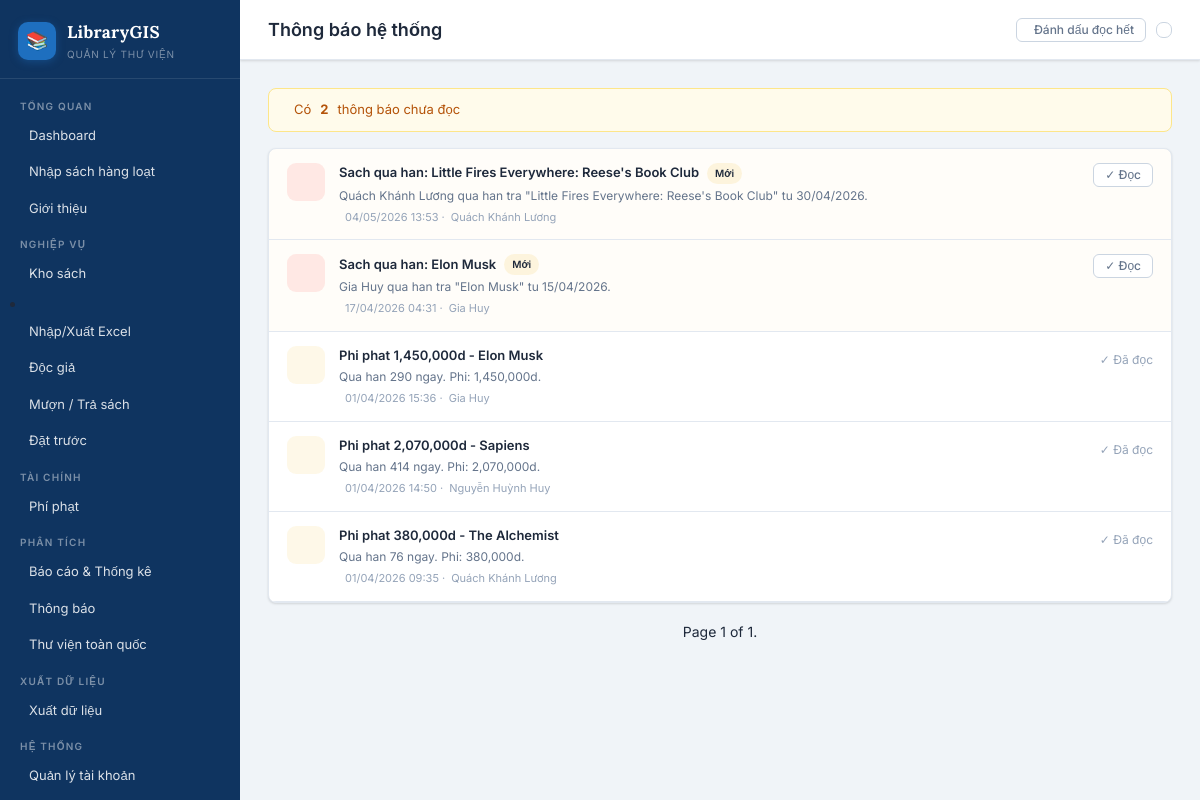
The app's page /notifications/ (signed in) with its own data.
### library_app/models.py (models this page shows, shortened)
class Notification(models.Model):
    TYPE_CHOICES = [
        ('overdue', 'Qua han tra'),
        ('due_soon', 'Sap den han'),
        ('fine', 'Phi phat'),
        ('system', 'He thong'),
    ]
    reader = models.ForeignKey(Reader, on_delete=models.CASCADE, related_name='notifications', null=True, blank=True)
    borrow_record = models.ForeignKey(BorrowRecord, on_delete=models.CASCADE, null=True, blank=True)
    type = models.CharField(max_length=20, choices=TYPE_CHOICES)
    title = models.CharField(max_length=200)
    message = models.TextField()
    is_read = models.BooleanField(default=False)
    created_at = models.DateTimeField(auto_now_add=True)
    class Meta:
        verbose_name = "Thong bao"
        ordering = ['-created_at']

class Reader(models.Model):
    GENDER_CHOICES = [('M', 'Nam'), ('F', 'Nữ'), ('O', 'Khác')]
    STATUS_CHOICES = [('active', 'Hoạt động'), ('suspended', 'Tạm Khóa'), ('expired', 'Hết hạn')]
    user = models.OneToOneField(User, on_delete=models.SET_NULL, null=True, blank=True, related_name='reader_profile')
    card_number = models.CharField(max_length=20, unique=True, verbose_name="Ma the")
    full_name = models.CharField(max_length=200, verbose_name="Ho ten")
    gender = models.CharField(max_length=1, choices=GENDER_CHOICES, default='M')
    date_of_birth = models.DateField(verbose_name="Ngay sinh")
    phone = models.CharField(max_length=15, verbose_name="So dien thoai")
    email = models.EmailField(verbose_name="Email")
    address = models.TextField(verbose_name="Dia chi")
    card_issue_date = models.DateField(default=timezone.now)
    card_expiry_date = models.DateField()
    status = models.CharField(max_length=20, choices=STATUS_CHOICES, default='active')
    photo = models.ImageField(upload_to='readers/', blank=True, null=True)
    home_latitude = models.FloatField(null=True, blank=True, verbose_name="Vĩ độ nhà")
    home_longitude = models.FloatField(null=True, blank=True, verbose_name="Kinh độ nhà")
    created_at = models.DateTimeField(auto_now_add=True)
    class Meta:
        verbose_name = "Doc gia"
        verbose_name_plural = "Doc gia"

### library_app/views.py (the view, shortened to what this page needs)
# urls.py: path('notifications/', views.notification_list, name='notification_list'),
@login_required
def notification_list(request):
    _auto_flag_overdue()
    if request.user.is_staff:
        notifs = Notification.objects.select_related("reader").order_by("-created_at")
        unread_count = Notification.objects.filter(is_read=False).count()
    page = Paginator(notifs, 30).get_page(request.GET.get("page", 1))
    return render(
        request,
        "library_app/notification_list.html",
        {
            "notifications": page,
            "unread_count": unread_count,
        },
    )

### library_app/views.py (called while the page is built, shortened)
def _auto_flag_overdue():
    today = timezone.now().date()

### library_app/templates/library_app/notification_list.html (shortened to what this page needs)
{% extends 'library_app/base.html' %}
{% block page_title %}Thông báo hệ thống{% endblock %}
{% block topbar_actions %}
<a href="{% url 'notification_mark_all_read' %}" class="btn btn-ghost btn-sm"> Đánh dấu đọc hết</a>
{% endblock %}
{% block content %}
{% if unread_count > 0 %}
<div class="alert alert-warning mb-16"> Có <strong>{{ unread_count }}</strong> thông báo chưa đọc</div>
{% endif %}
<div class="card">
  {% for n in notifications %}
  <div style="display:flex;gap:14px;padding:14px 18px;border-bottom:1px solid var(--border);align-items:flex-start;{% if not n.is_read %}background:rgba(240,192,64,.03){% endif %}">
    <div style="width:38px;height:38px;border-radius:9px;display:flex;align-items:center;justify-content:center;flex-shrink:0;
      {% if n.type == 'overdue' %}background:rgba(248,81,73,.12){% elif n.type == 'due_soon' %}background:rgba(227,179,65,.12){% elif n.type == 'fine' %}background:rgba(240,192,64,.12){% else %}background:rgba(88,166,255,.12){% endif %}">
    </div>
    <div style="flex:1;min-width:0">
      <div style="display:flex;align-items:center;gap:8px;margin-bottom:3px">
        <span style="font-weight:600;font-size:13px">{{ n.title }}</span>
        {% if not n.is_read %}<span class="badge badge-gold" style="background:rgba(240,192,64,.15);color:var(--gold);font-size:10px">Mới</span>{% endif %}
      </div>
      <div style="font-size:12px;color:var(--text2)">{{ n.message }}</div>
      <div style="font-size:11px;color:var(--text3);margin-top:4px;display:flex;align-items:center;gap:6px">
         {{ n.created_at|date:"d/m/Y H:i" }}
        {% if n.reader %} · <a href="{% url 'reader_detail' n.reader.pk %}" style="color:var(--blue);text-decoration:none">{{ n.reader.full_name }}</a>{% endif %}
      </div>
    </div>
    {% if not n.is_read %}
    <a href="{% url 'notification_mark_read' n.pk %}" class="btn btn-ghost btn-sm" style="flex-shrink:0">✓ Đọc</a>
    {% else %}
    <span style="color:var(--text3);font-size:12px;flex-shrink:0;padding:5px 0">✓ Đã đọc</span>
    {% endif %}
  </div>
  {% empty %}
  <div style="text-align:center;padding:60px;color:var(--text3)">
    <i class="ph ph-bell-slash" style="font-size:48px;opacity:.3;display:block;margin-bottom:12px"></i>
    Không có thông báo nào
  </div>
  {% endfor %}
</div>
<div class="pagination">
    <span class="step-links">
        <span class="current">
            Page {{ notifications.number }} of {{ notifications.paginator.num_pages }}.
        </span>
    </span>
</div>
{% endblock %}

### library_app/static/library_app/css/main.css (style rules this page uses)
:root { --bg: #f0f4f8; --bg2: #ffffff; --bg3: #f8fafc; --bg4: #e2e8f0; --border: #e2e8f0; --border2: #cbd5e1; --primary: #1e6fbf; --primary-dark: #155a9e; --primary-light: #3b82c4; --primary-dim: rgba(30, 111, 191, .1); --primary-bg: #eef4fb; --teal: #0891b2; --green: #16a34a; --red: #dc2626; --orange: #d97706; --purple: #7c3aed; --sky: #0284c7; --text: #1e293b; --text2: #64748b; --text3: #94a3b8; --sidebar-bg: #0f3460; --sidebar-dark: #0a2744; --sidebar-active: rgba(255, 255, 255, .12); --sidebar-hover: rgba(255, 255, 255, .07); --sidebar-text: rgba(255, 255, 255, .85); --sidebar-muted: rgba(255, 255, 255, .45); --sidebar: 240px; --radius: 8px; --font: 'Inter', sans-serif; --font-serif: 'Lora', serif; --shadow-sm: 0 1px 3px rgba(0, 0, 0, .08), 0 1px 2px rgba(0, 0, 0, .06); --shadow: 0 4px 6px -1px rgba(0, 0, 0, .1), 0 2px 4px -1px rgba(0, 0, 0, .06); }
*, *::before, *::after { box-sizing: border-box; margin: 0; padding: 0; }
body { font-family: var(--font); background: var(--bg); color: var(--text); display: flex; min-height: 100vh; font-size: 14px; line-height: 1.5; }
.btn { display: inline-flex; align-items: center; gap: 6px; padding: 8px 16px; border-radius: 7px; font-size: 13px; font-weight: 500; text-decoration: none; border: 1px solid transparent; cursor: pointer; transition: .15s; font-family: var(--font); line-height: 1; }
.btn-ghost { background: var(--bg2); color: var(--text2); border-color: var(--border2); }
.btn-sm { padding: 5px 11px; font-size: 12px; border-radius: 6px; }
.card { background: var(--bg2); border: 1px solid var(--border); border-radius: var(--radius); overflow: hidden; box-shadow: var(--shadow-sm); }
.badge { display: inline-flex; align-items: center; gap: 4px; padding: 3px 8px; border-radius: 20px; font-size: 11px; font-weight: 600; white-space: nowrap; }
.pagination { display: flex; gap: 4px; justify-content: center; padding: 18px; align-items: center; }
.alert { padding: 11px 16px; border-radius: 8px; font-size: 13px; display: flex; align-items: center; gap: 9px; margin-bottom: 8px; border: 1px solid; }
.alert-warning { background: #fffbeb; color: #b45309; border-color: #fde68a; }
.mb-16 { margin-bottom: 16px; }
.mb-16 { margin-bottom:16px; }

### records on screen
Notification: title "Sach qua han: Little Fires Everywhere: Reese's Book Club", is_read "Mới", message "Quách Khánh Lương qua han tra \"Little Fires Everywhere: Reese's Book Club\" tu 30/04/2026.", created_at "04/05/2026 13:53", reader.full_name "Quách Khánh Lương"
Notification: title "Sach qua han: Elon Musk", is_read "Mới", message "Gia Huy qua han tra \"Elon Musk\" tu 15/04/2026.", created_at "17/04/2026 04:31", reader.full_name "Gia Huy"
Notification: title "Phi phat 1,450,000d - Elon Musk", message "Qua han 290 ngay. Phi: 1,450,000d.", created_at "01/04/2026 15:36", reader.full_name "Gia Huy", is_read "✓ Đã đọc"
Notification: title "Phi phat 2,070,000d - Sapiens", message "Qua han 414 ngay. Phi: 2,070,000d.", created_at "01/04/2026 14:50", reader.full_name "Nguyễn Huỳnh Huy", is_read "✓ Đã đọc"
Notification: title "Phi phat 380,000d - The Alchemist", message "Qua han 76 ngay. Phi: 380,000d.", created_at "01/04/2026 09:35", reader.full_name "Quách Khánh Lương", is_read "✓ Đã đọc"

### other values on screen
{{ unread_count }} "2"
{{ notifications.number }} "1"
{{ notifications.paginator.num_pages }} "1"
